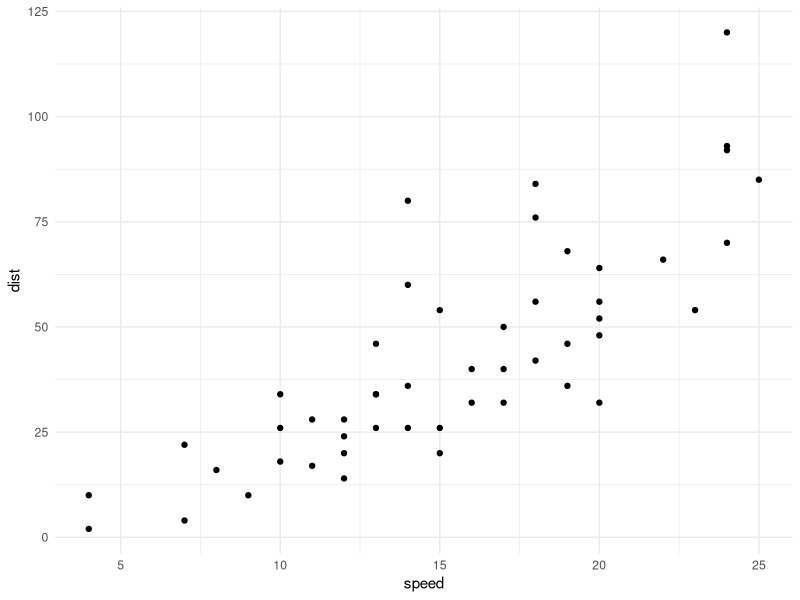

Recreate this plot in R.
## ---- chunk 1
knitr::opts_chunk$set(echo = FALSE)
## ---- chunk 2
library(tidyverse)
library(cowplot)
## ---- chunk 3
cars %>% 
  ggplot(aes(speed, dist)) +
  geom_point() +
  theme_minimal()
